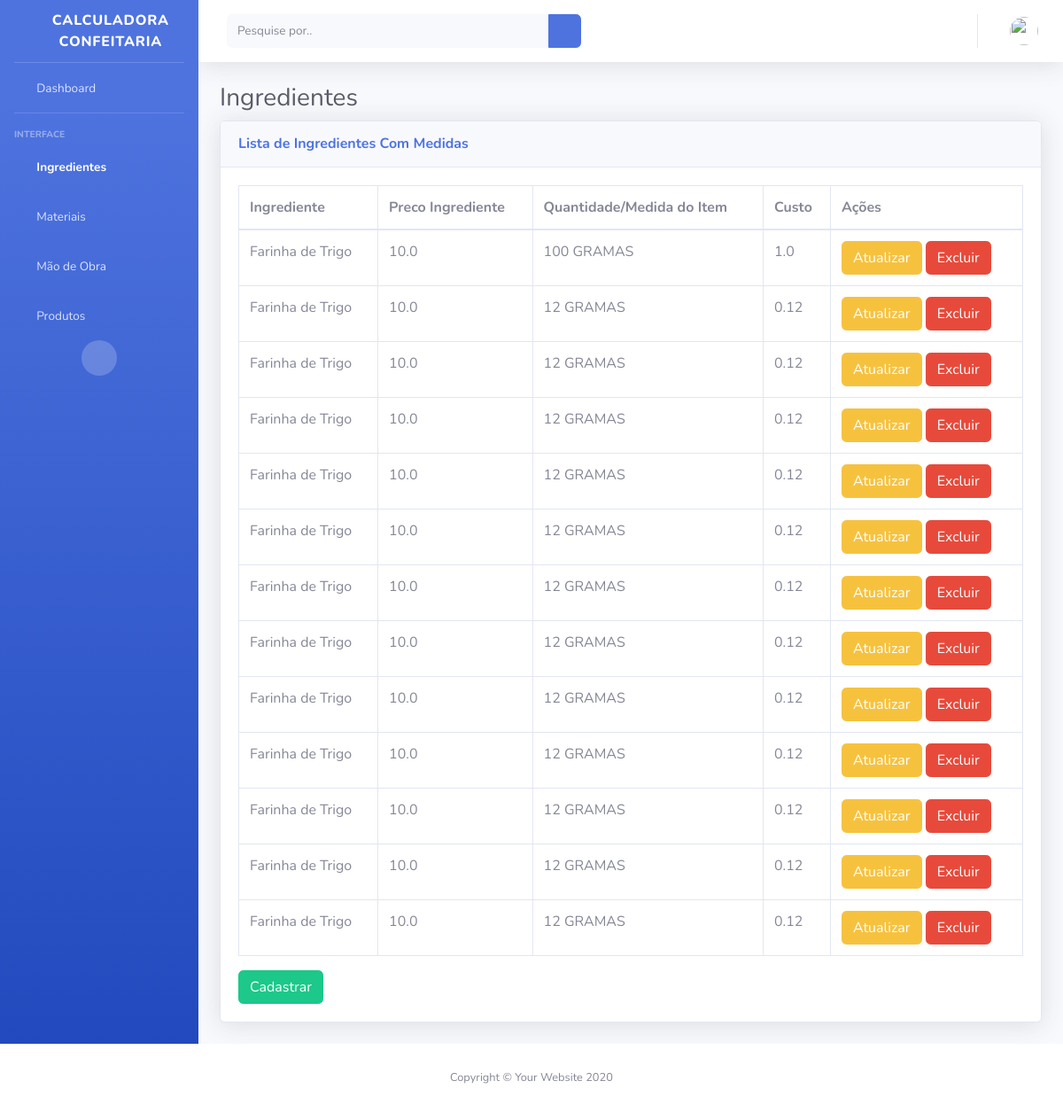
/percent-ingredient-list (signed in), run on an earlier commit of the app's database.
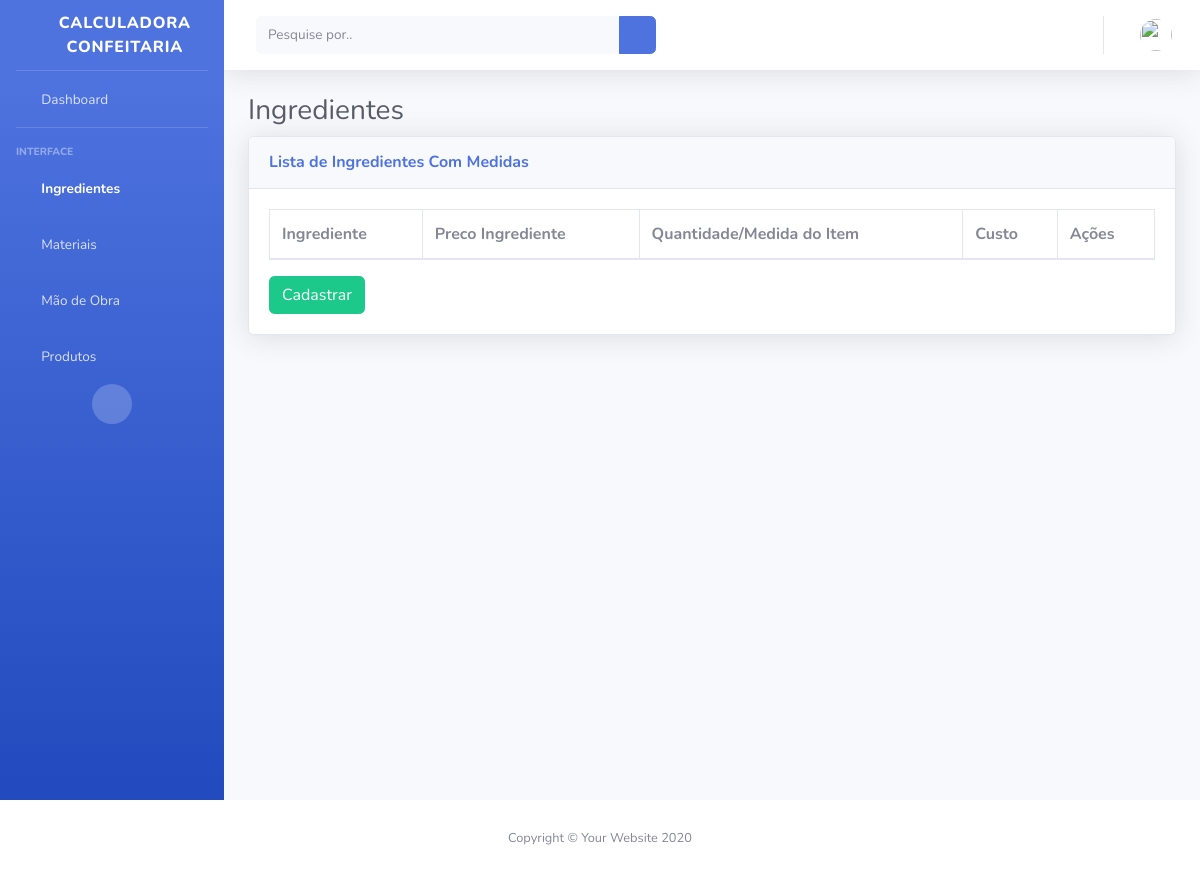
And on a later commit of the database.
### myapp/models.py (models this page shows, shortened)
class PercentIngredient(models.Model):
    ingredient = models.ForeignKey(Ingredient, blank=True, on_delete=models.CASCADE)
    percent = models.IntegerField(
        _("Quantidade Usada:"), db_column='percent', blank=False)
    measure = models.CharField(_("Medida do Pacote:"), max_length=8, choices=MEASURES_CHOICES)
    product = models.ForeignKey(Product, blank=True, on_delete=models.CASCADE)
    class Meta:
        ordering = ["ingredient"]

class Ingredient(models.Model):
    user = models.ForeignKey(CustomUser, blank=True, on_delete=models.CASCADE)
    name = models.CharField(_("Nome do Item:"), db_column='name', max_length=100, blank=False)
    quantity = models.IntegerField(
        _("Quantidade do Pacote:"), db_column='quantity', blank=False)
    measure = models.CharField(_("Medida do Pacote:"), max_length=8, choices=MEASURES_CHOICES)
    price = models.FloatField(_("(R$) Valor do Pacote:"), db_column='price', blank=False)
    class Meta:
        ordering = ["name"]

### myapp/views.py (the view)
# urls.py: path('percent-ingredient-list', views.percentIngredientList, name='percent-ingredient-list'),
@login_required
def percentIngredientList(request):
    percent_ingredients = PercentIngredient.objects.all()
    return render(request, "percent-ingredient-list.html",
                  {'percent_ingredients': percent_ingredients})

### myapp/templates/percent-ingredient-list.html
{% extends "base.html" %}
{% block content %}
{% load mathfilters %}
<h1 class="h3 mb-2 text-gray-800">Ingredientes</h1>
<div class="card shadow mb-4">
    <div class="card-header py-3">
        <h6 class="m-0 font-weight-bold text-primary">Lista de Ingredientes Com Medidas</h6>
    </div>
    <div class="card-body">
        <div class="table-responsive">
            <table class="table table-bordered" id="dataTable" width=100%" cellspacing="0">
                    <thead>
                        <tr>
                            <th>Ingrediente</th>
                            <th>Preco Ingrediente</th>
                            <th>Quantidade/Medida do Item</th>
                            <th>Custo</th>
                            <th>Ações</th>
                        </tr>
                    </thead>
                    <tbody>
                        {% for percent_ingredient in percent_ingredients %}
                        <tr>
                            <td>{{ percent_ingredient.ingredient.name }}</td>
                            <td>{{ percent_ingredient.ingredient.price }}</td>
                            <td>{{ percent_ingredient.percent }}{{" "}}{{ percent_ingredient.measure }}</td>
                            <td>{{percent_ingredient.percent|div:percent_ingredient.ingredient.quantity|mul:percent_ingredient.ingredient.price }}</td>
                            <td>
                                <a type="button" class="btn btn-warning" href="/ingredient-update/{{ percent_ingredient.id }}">Atualizar</a>
                                <a type="button" class="btn btn-danger" href="/ingredient-delete/{{ percent_ingredient.id }}">Excluir</a>
                            </td>
                        </tr>
                        {% endfor %}
                    </tbody>
            </table>
            <a type="button" class="btn btn-success" href="{%url 'ingredient-create' %}">Cadastrar</a>
        </div>
    </div>
</div>
{% endblock %}

### myapp/templates/base.html (shortened to what this page needs)
<!DOCTYPE html>
<html lang="pt-br">
{% load static %}
<head>
    <link href="{% static 'vendor/fontawesome-free/css/all.min.css' %}" rel="stylesheet" type="text/css">
    <link href="{% static 'css/sb-admin-2.min.css' %}" rel="stylesheet">
</head>
<body id="page-top">
    <div id="wrapper">
        <ul class="navbar-nav bg-gradient-primary sidebar sidebar-dark accordion" id="accordionSidebar">
            <a class="sidebar-brand d-flex align-items-center justify-content-center" href="index.html">
                <div class="sidebar-brand-icon rotate-n-15">
                    <i class="fas fa-calculator"></i>
                </div>
                <div class="sidebar-brand-text mx-3">Calculadora Confeitaria</div>
            </a>
            <hr class="sidebar-divider my-0">
            <li class="nav-item">
                <a class="nav-link" href="index.html">
                    <i class="fas fa-fw fa-calculator"></i>
                    <span>Dashboard</span></a>
            </li>
            <hr class="sidebar-divider">
            <div class="sidebar-heading">
                Interface
            </div>
            <li class="nav-item active">
                <a class="nav-link collapsed" href="#" data-toggle="collapse" data-target="#collapseTwo"
                    aria-expanded="true" aria-controls="collapseTwo">
                    <i class="fas fa-fw fa-seedling"></i>
                    <span>Ingredientes</span>
                </a>
            </li>
            <li class="nav-item">
                <a class="nav-link collapsed" href="#" data-toggle="collapse" data-target="#collapseUtilities"
                    aria-expanded="true" aria-controls="collapseUtilities">
                    <i class="fas fa-fw fa-tree"></i>
                    <span>Materiais</span>
                </a>
            </li>
            <li class="nav-item">
                <a class="nav-link collapsed" href="#" data-toggle="collapse" data-target="#collapseLabors"
                    aria-expanded="true" aria-controls="collapseUtilities">
                    <i class="fas fa-fw fa-hammer"></i>
                    <span>Mão de Obra</span>
                </a>
            </li>
            <li class="nav-item">
                <a class="nav-link collapsed" href="#" data-toggle="collapse" data-target="#collapseProducts"
                    aria-expanded="true" aria-controls="collapseUtilities">
                    <i class="fas fa-fw fa-pizza-slice"></i>
                    <span>Produtos</span>
                </a>
            </li>
            <div class="text-center d-none d-md-inline">
                <button class="rounded-circle border-0" id="sidebarToggle"></button>
            </div>
        </ul>
        <div id="content-wrapper" class="d-flex flex-column">
            <div id="content">
                <nav class="navbar navbar-expand navbar-light bg-white topbar mb-4 static-top shadow">
                    <form
                        class="d-none d-sm-inline-block form-inline mr-auto ml-md-3 my-2 my-md-0 mw-100 navbar-search">
                        <div class="input-group">
                            <input type="text" class="form-control bg-light border-0 small" placeholder="Pesquise por.."
                                aria-label="Search" aria-describedby="basic-addon2">
                            <div class="input-group-append">
                                <button class="btn btn-primary" type="button">
                                    <i class="fas fa-search fa-sm"></i>
                                </button>
                            </div>
                        </div>
                    </form>
                    <ul class="navbar-nav ml-auto">
                        <li class="nav-item dropdown no-arrow">
                            <a class="nav-link dropdown-toggle" href="#" id="userDropdown" role="button"
                                data-toggle="dropdown" aria-haspopup="true" aria-expanded="false">
                                <img class="img-profile rounded-circle" src="{% static 'img/undraw_profile.svg' %}">
                            </a>
                        </li>
                    </ul>
                </nav>
                <div class="container-fluid">
                     {% block content %}
                    {% endblock %}
                </div>
                </div>
            </div>
        </div>
            <footer class="sticky-footer bg-white">
                <div class="container my-auto">
                    <div class="copyright text-center my-auto">
                        <span>Copyright &copy; Your Website 2020</span>
                    </div>
                </div>
            </footer>
</body>
</html>

What changed in the data, as far as the page shows it:
removed PercentIngredient: ingredient.name "Farinha de Trigo", ingredient.price "10.0", percent "100", measure "GRAMAS", percent|div "1.0"
removed PercentIngredient: ingredient.name "Farinha de Trigo", ingredient.price "10.0", percent "12", measure "GRAMAS", percent|div "0.12"
removed PercentIngredient: ingredient.name "Farinha de Trigo", ingredient.price "10.0", percent "12", measure "GRAMAS", percent|div "0.12"
removed PercentIngredient: ingredient.name "Farinha de Trigo", ingredient.price "10.0", percent "12", measure "GRAMAS", percent|div "0.12"
removed PercentIngredient: ingredient.name "Farinha de Trigo", ingredient.price "10.0", percent "12", measure "GRAMAS", percent|div "0.12"
removed PercentIngredient: ingredient.name "Farinha de Trigo", ingredient.price "10.0", percent "12", measure "GRAMAS", percent|div "0.12"
removed PercentIngredient: ingredient.name "Farinha de Trigo", ingredient.price "10.0", percent "12", measure "GRAMAS", percent|div "0.12"
removed PercentIngredient: ingredient.name "Farinha de Trigo", ingredient.price "10.0", percent "12", measure "GRAMAS", percent|div "0.12"
removed PercentIngredient: ingredient.name "Farinha de Trigo", ingredient.price "10.0", percent "12", measure "GRAMAS", percent|div "0.12"
removed PercentIngredient: ingredient.name "Farinha de Trigo", ingredient.price "10.0", percent "12", measure "GRAMAS", percent|div "0.12"
removed PercentIngredient: ingredient.name "Farinha de Trigo", ingredient.price "10.0", percent "12", measure "GRAMAS", percent|div "0.12"
removed PercentIngredient: ingredient.name "Farinha de Trigo", ingredient.price "10.0", percent "12", measure "GRAMAS", percent|div "0.12"
removed PercentIngredient: ingredient.name "Farinha de Trigo", ingredient.price "10.0", percent "12", measure "GRAMAS", percent|div "0.12"
